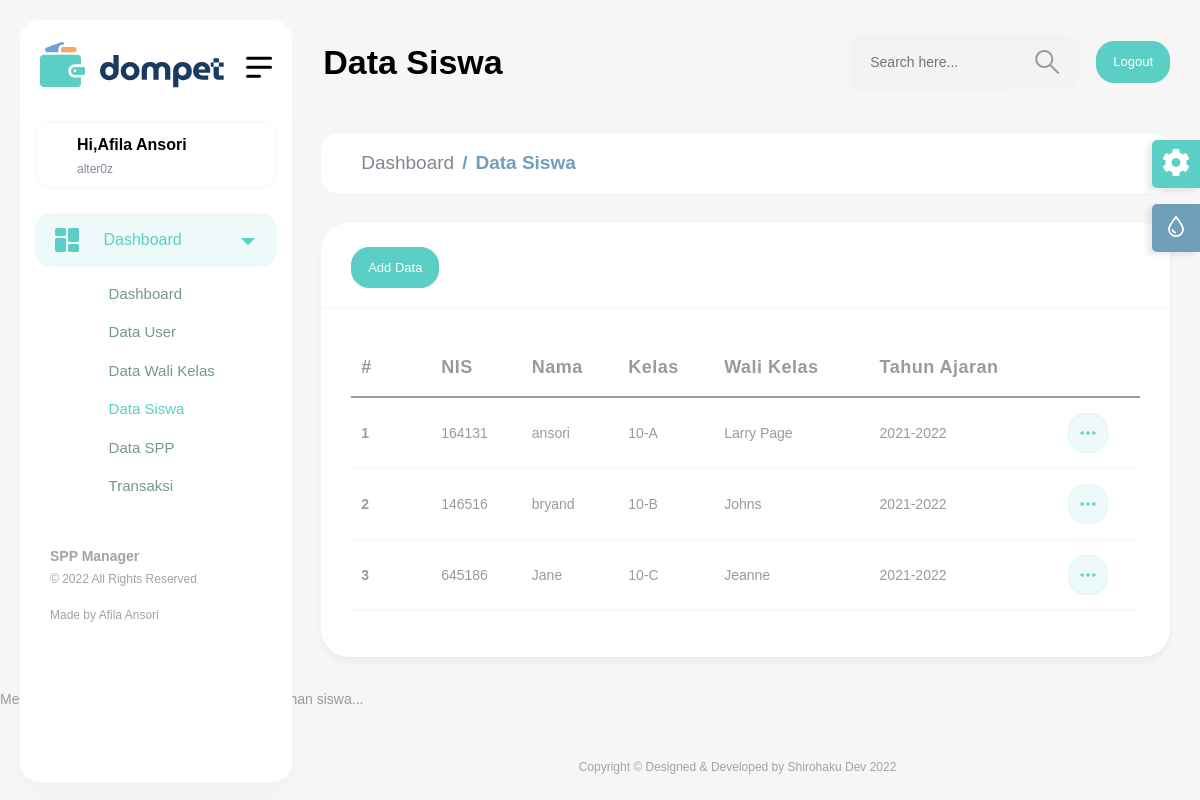
/src/show/showdatastudent.php (signed in), run on the app's committed database.
### tables this page shows
CREATE TABLE `student` (
  `nis` varchar(128) NOT NULL,
  `student_name` varchar(255) DEFAULT NULL,
  `class` varchar(8) DEFAULT NULL,
  `periode` varchar(128) DEFAULT NULL
);

CREATE TABLE `wclass` (
  `class` varchar(8) NOT NULL,
  `fullname` varchar(255) DEFAULT NULL
);

### src/show/showdatastudent.php (the view)
<?php include "../header/header.php"; ?>
		<div class="header">
    <div class="header-content">
      <nav class="navbar navbar-expand">
        <div class="collapse navbar-collapse justify-content-between">
          <div class="header-left">
            <div class="dashboard_bar">Data Siswa</div>
          </div>
          <ul class="navbar-nav header-right">
            <li class="nav-item">
              <div class="input-group search-area">
                <input type="text" class="form-control" placeholder="Search here..." />
                <span class="input-group-text"
                  ><a href="javascript:void(0)"><i class="flaticon-381-search-2"></i></a
                ></span>
              </div>
            </li>
            <li class="nav-item">
              <a href="../auth/logout.php" class="btn btn-primary d-sm-inline-block d-none">Logout</a>
            </li>
          </ul>
        </div>
      </nav>
    </div>
  </div>
			<div class="content-body">
        <div class="container-fluid">
          <div class="row page-titles">
            <ol class="breadcrumb">
              <li class="breadcrumb-item"><a href="../index/admin.php">Dashboard</a></li>
              <li class="breadcrumb-item active"><a href="javascript:void(0)">Data Siswa</a></li>
            </ol>
          </div>
          <div class="row">
            <div class="col-lg-12">
              <div class="card">
                <div class="card-header">
									<a href="../add/addstudent.php" class="btn btn-primary d-sm-inline-block d-none">Add Data</a>
                </div>
                <div class="card-body">
                  <div class="table-responsive">
                    <table class="table table-responsive-md">
                      <thead>
                        <tr>
                          <th style="width: 80px"><strong>#</strong></th>
                          <th><strong>NIS</strong></th>
                          <th><strong>Nama</strong></th>
                          <th><strong>Kelas</strong></th>
                          <th><strong>Wali Kelas</strong></th>
                          <th><strong>Tahun Ajaran</strong></th>
                          <th></th>
                        </tr>
                      </thead>
                      <tbody>
											<?php
												include "../connection/connection.php";
												$getData=mysqli_query($conn, "SELECT a.*, b.fullname FROM student as a inner join wclass as b on a.class = b.class order by class asc");
												$no=1;
												while($data = mysqli_fetch_array($getData)){
													echo "<tr>
                          <td><strong>$no</strong></td>
                          <td>$data[nis]</td>
                          <td>$data[student_name]</td>
                          <td>$data[class]</td>
                          <td>$data[fullname]</td>
                          <td>$data[periode]</td>
                          <td>
                            <div class='dropdown'>
                              <button type='button' class='btn btn-primary light sharp' data-bs-toggle='dropdown'>
                                <svg width='20px' height='20px' viewbox='0 0 24 24' version='1.1'>
                                  <g stroke='none' stroke-width='1' fill='none' fill-rule='evenodd'>
                                    <rect x='0' y='0' width='24' height='24'></rect>
                                    <circle fill='#000000' cx='5' cy='12' r='2'></circle>
                                    <circle fill='#000000' cx='12' cy='12' r='2'></circle>
                                    <circle fill='#000000' cx='19' cy='12' r='2'></circle>
                                  </g>
                                </svg>
                              </button>
                              <div class='dropdown-menu'>
                                <a class='dropdown-item' href='../edit/editstudent.php?nis=$data[nis]'>Edit</a>
                                <a class='dropdown-item' href='../delete/deletestudent.php?nis=$data[nis]'>Delete</a>
                              </div>
                            </div>
                          </td>
                        </tr>";
													$no++;
												}
											?>
                      </tbody>
                    </table>
                  </div>
                </div>
              </div>
            </div>
          </div>
        </div>
      </div>
<p>Menghapus siswa berarti juga menghapus tagihan siswa...</p>
<?php include "../footer/footer.php"; ?>

### data on the page
student: nis "164131", student_name "ansori", class "10-A", class.fullname "Larry Page", periode "2021-2022"
student: nis "146516", student_name "bryand", class "10-B", class.fullname "Johns", periode "2021-2022"
student: nis "645186", student_name "Jane", class "10-C", class.fullname "Jeanne", periode "2021-2022"

### other printed values
$_SESSION['fullname'] "Afila Ansori"
$_SESSION['username'] "alter0z"
